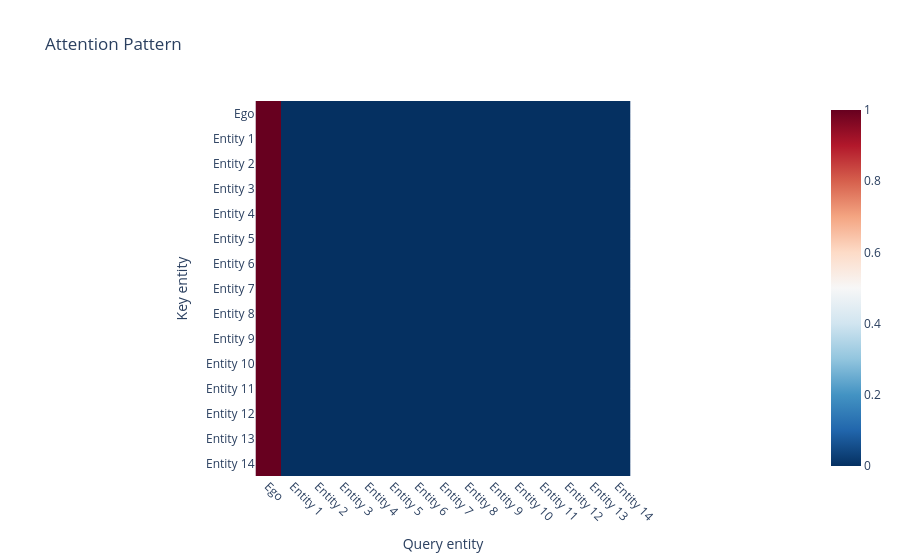

Notebook code for this chart:
### Code cell
Q = t.stack(activations["attention_layer.query_ego"])    # Shape: (batch, head, 1, features)
K = t.stack(activations["attention_layer.key_all"])      # Shape: (batch, head, entities, features)
Q = Q.repeat(1, 1, K.shape[2], 1)

attn_pattern = einops.einsum(Q, K, 'b h e1 f,b h e2 f -> e1 e2') / t.sqrt(t.tensor(K.shape[1], dtype=t.float32))
attn_pattern = t.softmax(attn_pattern, dim=-1)  # Shape: (entities, entities)

fig = px.imshow(
    attn_pattern.numpy(), 
    title='Attention Pattern', 
    labels={'x':'Query entity', 'y':'Key entity'},
    x=["Ego"] + [f'Entity {i}' for i in range(1, attn_pattern.shape[0])],
    y=["Ego"] + [f'Entity {i}' for i in range(1, attn_pattern.shape[0])],
    color_continuous_scale='RdBu_r'
)
fig.update_xaxes(tickangle=45)
fig.show()

### Figure 1 — Plotly figure (JSON) as saved in the notebook; plotly's stock layout.template omitted (floating-point values rounded to 4 significant figures; data arrays with more than 128 entries replaced by an {"elided": "..."} marker saying what was removed)
{"data": [{"coloraxis": "coloraxis", "hovertemplate": "Query entity: %{x}<br>Key entity: %{y}<br>color: %{z}<extra></extra>", "name": "0", "type": "heatmap", "x": ["Ego", "Entity 1", "Entity 2", "Entity 3", "Entity 4", "Entity 5", "Entity 6", "Entity 7", "Entity 8", "Entity 9", "Entity 10", "Entity 11", "Entity 12", "Entity 13", "Entity 14"], "xaxis": "x", "y": ["Ego", "Entity 1", "Entity 2", "Entity 3", "Entity 4", "Entity 5", "Entity 6", "Entity 7", "Entity 8", "Entity 9", "Entity 10", "Entity 11", "Entity 12", "Entity 13", "Entity 14"], "yaxis": "y", "z": {"elided": "15x15 float values"}}], "layout": {"coloraxis": {"colorscale": [[0, "rgb(5,48,97)"], [0.1, "rgb(33,102,172)"], [0.2, "rgb(67,147,195)"], [0.3, "rgb(146,197,222)"], [0.4, "rgb(209,229,240)"], [0.5, "rgb(247,247,247)"], [0.6, "rgb(253,219,199)"], [0.7, "rgb(244,165,130)"], [0.8, "rgb(214,96,77)"], [0.9, "rgb(178,24,43)"], [1, "rgb(103,0,31)"]]}, "title": {"text": "Attention Pattern"}, "xaxis": {"anchor": "y", "constrain": "domain", "domain": [0, 1], "scaleanchor": "y", "tickangle": 45, "title": {"text": "Query entity"}}, "yaxis": {"anchor": "x", "autorange": "reversed", "constrain": "domain", "domain": [0, 1], "title": {"text": "Key entity"}}}}
